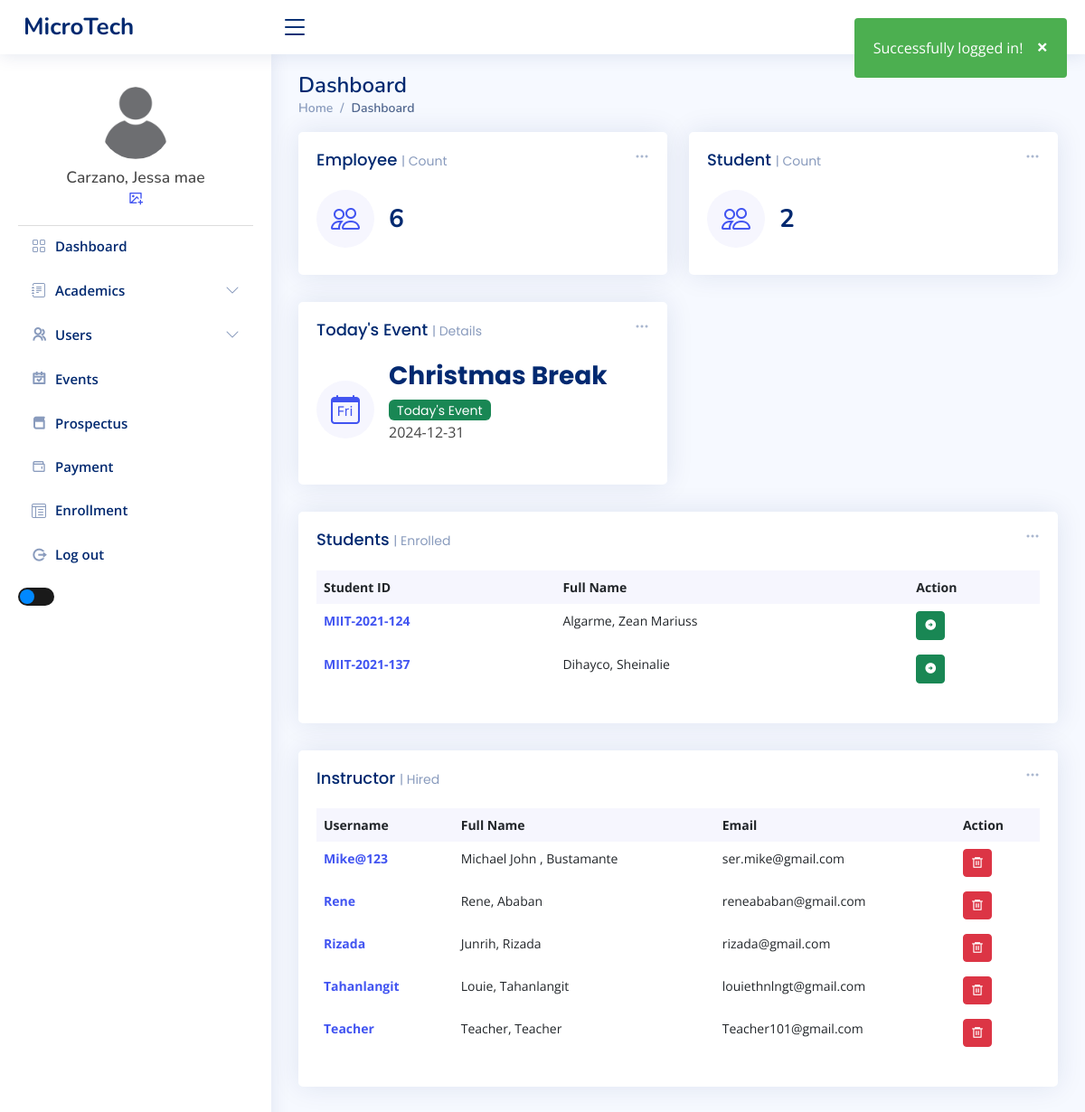
/admin/index.php (signed in), run on an earlier commit of the app's database.
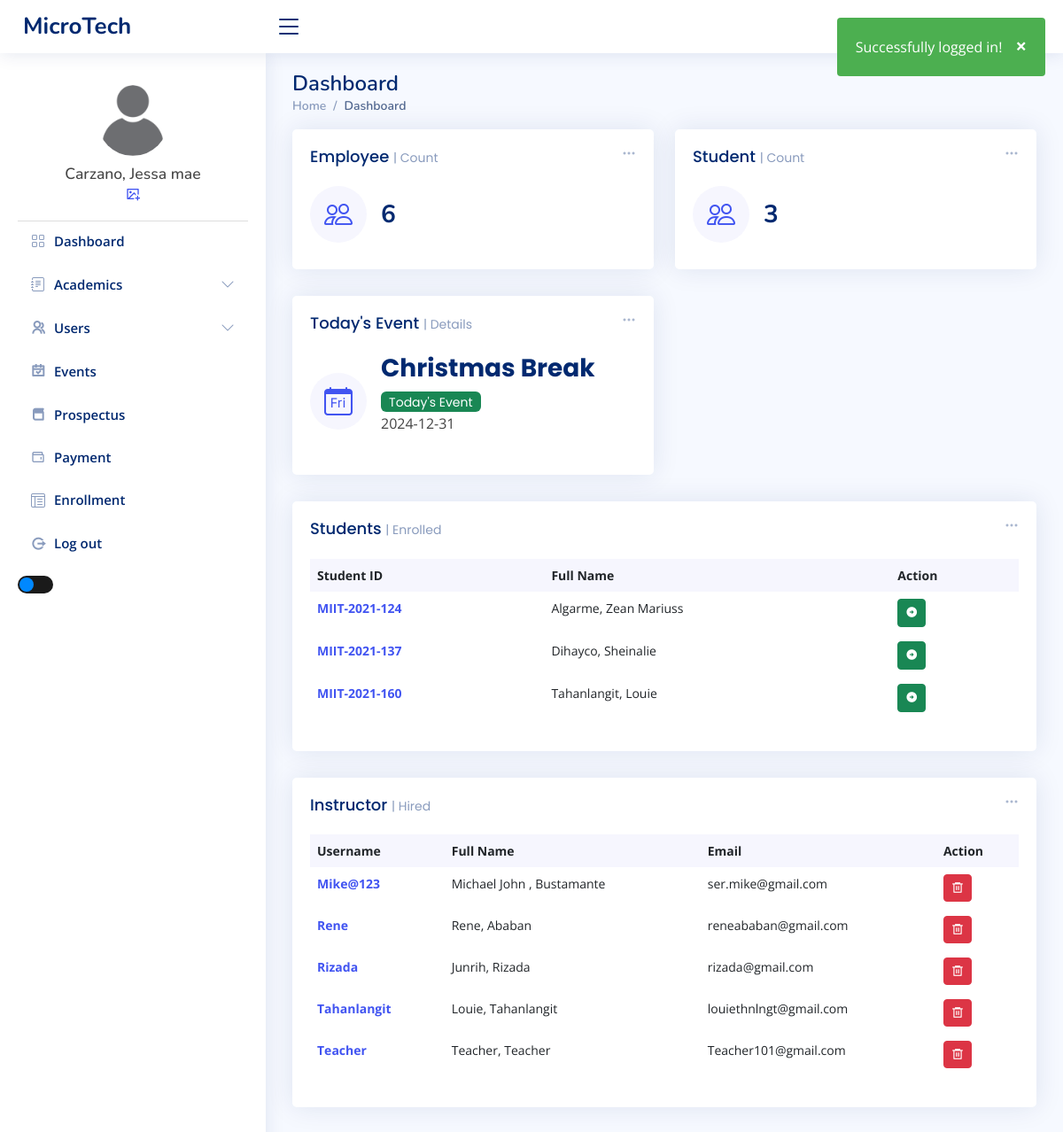
And on a later commit of the database.
### tables this page shows
CREATE TABLE `tbl_students` (
  `user_id` int(11) NOT NULL,
  `user_name` varchar(50) NOT NULL,
  `lname` varchar(50) NOT NULL,
  `fname` varchar(50) NOT NULL,
  `middleInitial` varchar(10) NOT NULL,
  `Suffix` varchar(15) NOT NULL,
  `course` varchar(50) NOT NULL,
  `year` int(10) NOT NULL,
  `contact` varchar(20) NOT NULL,
  `gender` varchar(10) NOT NULL,
  `bdate` varchar(50) NOT NULL,
  `pob` text NOT NULL,
  `email` varchar(50) NOT NULL,
  `major` varchar(50) NOT NULL,
  `nationality` varchar(20) NOT NULL,
  `civilStatus` varchar(20) NOT NULL,
  `religion` varchar(20) NOT NULL,
  `modality` varchar(20) NOT NULL,
  `fb` varchar(30) NOT NULL,
  `curAddress` varchar(200) NOT NULL,
  `cityAdd` varchar(200) NOT NULL,
  `zipcode` varchar(30) NOT NULL,
  `fatherName` varchar(50) NOT NULL,
  `fwork` varchar(50) NOT NULL,
  `motherName` varchar(50) NOT NULL,
  `mwork` varchar(50) NOT NULL,
  `primarySchool` varchar(100) NOT NULL,
  `primaryAddress` text NOT NULL,
  `primaryCompleted` varchar(30) NOT NULL,
  `entermediateSchool` varchar(100) NOT NULL,
  `entermediateAddress` text NOT NULL,
  `entermediateCompleted` varchar(30) NOT NULL,
  `hsSchool` varchar(100) NOT NULL,
  `hsAddress` text NOT NULL,
  `hsCompleted` varchar(30) NOT NULL,
  `shSchool` varchar(100) NOT NULL,
  `shAddress` text NOT NULL,
  `shCompleted` varchar(30) NOT NULL,
  `collegeSchool` varchar(100) NOT NULL,
  `collegeAddress` text NOT NULL,
  `collegeCompleted` varchar(30) NOT NULL,
  `user_image` varchar(50) NOT NULL,
  `user_role` varchar(50) NOT NULL,
  `user_pass` varchar(50) NOT NULL,
  `semester` int(11) NOT NULL,
  `status` varchar(20) NOT NULL
);

CREATE TABLE `tbl_users` (
  `user_id` int(11) NOT NULL,
  `user_fname` varchar(50) NOT NULL,
  `user_lname` varchar(50) NOT NULL,
  `user_email` varchar(80) NOT NULL,
  `user_name` varchar(50) NOT NULL,
  `user_pass` varchar(100) NOT NULL,
  `user_role` varchar(20) NOT NULL,
  `user_image` varchar(100) NOT NULL,
  `date_of_birth` date DEFAULT NULL,
  `gender` enum('Male','Female') DEFAULT NULL,
  `hire_date` date DEFAULT NULL,
  `department` varchar(100) DEFAULT NULL,
  `phone_number` varchar(15) DEFAULT NULL,
  `address` varchar(255) DEFAULT NULL
);

### admin/index.php (the view, shortened to what the changed rows need)
<?php
include_once "../templates/header.php";
include_once "includes/connect.php";
$statements = $conn->prepare("SELECT COUNT(user_id) AS count_stud FROM tbl_students");
$statements->execute();
$studcount = $statements->fetch(PDO::FETCH_ASSOC);
?>
<main id="main" class="main">
  <div class="pagetitle">
    <h1>Dashboard</h1>
  </div>
  <section class="section dashboard">
    <div class="row">
      <div class="col-lg-12">
        <div class="row">
          <div class="col-xxl-4 col-md-6">
            <div class="card info-card sales-card">
              <div class="card-body">
                <div class="d-flex align-items-center">
                  <div class="ps-3">
                    <h6><?php echo $studcount['count_stud'] ?></h6>
                  </div>
                </div>
              </div>
            </div>
          </div>
          <div class="col-12">
            <div class="card recent-sales overflow-auto">
              <div class="card-body">
                <table class="table table-borderless datatable">
                  <thead>
                    <tr>
                      <th scope="col">Student ID</th>
                      <th scope="col">Full Name</th>
                      <th scope="col">Action</th>
                    </tr>
                  </thead>
                  <tbody>
                    <?php
                    $database = new Connection();
                    $db = $database->open();
                    try {
                      $sql = 'SELECT * FROM tbl_students ORDER BY lname ASC';
                      foreach ($db->query($sql) as $row) {
                    ?>
                        <tr>
                          <th scope="row"><a href=""><?php echo $row["user_name"] ?></a></th>
                          <td><?php echo $row["lname"] ?>, <?php echo $row["fname"] ?></td>
                          <td>
                            <form action="student_profile.php" method="post">
                              <button type="submit" class="btn btn-sm btn-success" name="submit"><i class="ri-arrow-right-circle-fill"></i></button>
                            </form>
                          </td>
                        </tr>
                    <?php
                      }
                    } catch (PDOException $e) {
                      echo "There is some problem in connection: " . $e->getMessage();
                    }
                    ?>
                  </tbody>
                </table>
              </div>
            </div>
          </div>
          <div class="col-lg-12">
            <div class="row">
              <div class="col-12">
                <div class="card recent-sales overflow-auto">
                  <div class="card-body">
                    <table class="table table-borderless datatable">
                      <thead>
                        <tr>
                          <th scope="col">Username</th>
                          <th scope="col">Full Name</th>
                          <th scope="col">Email</th>
                          <th scope="col">Action</th>
                        </tr>
                      </thead>
                      <tbody>
                        <?php
                        $database = new Connection();
                        $db = $database->open();
                        try {
                          $sql = "SELECT * FROM tbl_users WHERE user_role = 'teacher'
                                ORDER BY user_id ASC";
                          foreach ($db->query($sql) as $row) {
                        ?>
                            <tr>
                              <th scope="row"><a href="#"><?php echo $row["user_name"] ?></a></th>
                              <td><?php echo $row["user_fname"] ?>, <?php echo $row["user_lname"] ?></td>
                              <td><?php echo $row["user_email"] ?></td>
                              <td>
                                <form method="POST" action="../admin/upload/delete-user.php" onsubmit="return confirm('Are you sure you want to delete this user?');" style="display:inline;">
                                  <button type="submit" class="btn btn-sm btn-danger ri-delete-bin-6-line"></button>
                                </form>
                              </td>
                            </tr>
                        <?php
                          }
                        } catch (PDOException $e) {
                          echo "There is some problem in connection: " . $e->getMessage();
                        }
                        ?>
                      </tbody>
                    </table>
                  </div>
                </div>
              </div>
            </div>
          </div>
        </div>
      </div>
    </div>
  </section>
</main>
<?php
include_once "../templates/footer.php";
?>

What changed in the data, as far as the page shows it:
added tbl_students: user_name "MIIT-2021-160", lname "Tahanlangit", fname "Louie"
Also different on the page:
$studcount['count_stud']: "2" → "3"
